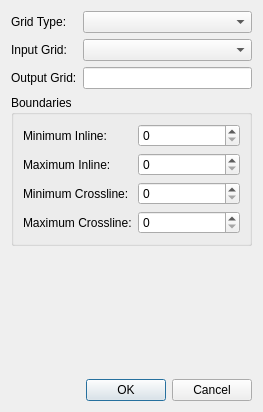
<?xml version="1.0" encoding="UTF-8"?>
<ui version="4.0">
 <class>CropGridDialog</class>
 <widget class="QDialog" name="CropGridDialog">
  <property name="geometry">
   <rect>
    <x>0</x>
    <y>0</y>
    <width>263</width>
    <height>412</height>
   </rect>
  </property>
  <property name="windowTitle">
   <string>Crop Grid</string>
  </property>
  <layout class="QVBoxLayout" name="verticalLayout">
   <item>
    <layout class="QGridLayout" name="gridLayout_2">
     <item row="0" column="0">
      <widget class="QLabel" name="label_9">
       <property name="text">
        <string>Grid Type:</string>
       </property>
      </widget>
     </item>
     <item row="0" column="1">
      <widget class="QComboBox" name="cbGridType"/>
     </item>
     <item row="1" column="0">
      <widget class="QLabel" name="label_7">
       <property name="text">
        <string>Input Grid:</string>
       </property>
      </widget>
     </item>
     <item row="1" column="1">
      <widget class="QComboBox" name="cbInputGrid"/>
     </item>
     <item row="2" column="0">
      <widget class="QLabel" name="label_8">
       <property name="text">
        <string>Output Grid:</string>
       </property>
      </widget>
     </item>
     <item row="2" column="1">
      <widget class="QLineEdit" name="leOutputGrid"/>
     </item>
    </layout>
   </item>
   <item>
    <widget class="QGroupBox" name="groupBox">
     <property name="title">
      <string>Boundaries</string>
     </property>
     <layout class="QGridLayout" name="gridLayout">
      <item row="0" column="0">
       <widget class="QLabel" name="label">
        <property name="text">
         <string>Minimum Inline:</string>
        </property>
       </widget>
      </item>
      <item row="0" column="1">
       <widget class="QSpinBox" name="sbMinIline">
        <property name="maximum">
         <number>999999</number>
        </property>
       </widget>
      </item>
      <item row="1" column="0">
       <widget class="QLabel" name="label_2">
        <property name="text">
         <string>Maximum Inline:</string>
        </property>
       </widget>
      </item>
      <item row="1" column="1">
       <widget class="QSpinBox" name="sbMaxIline">
        <property name="maximum">
         <number>999999</number>
        </property>
       </widget>
      </item>
      <item row="2" column="0">
       <widget class="QLabel" name="label_3">
        <property name="text">
         <string>Minimum Crossline:</string>
        </property>
       </widget>
      </item>
      <item row="2" column="1">
       <widget class="QSpinBox" name="sbMinXline">
        <property name="maximum">
         <number>999999</number>
        </property>
       </widget>
      </item>
      <item row="3" column="0">
       <widget class="QLabel" name="label_4">
        <property name="text">
         <string>Maximum Crossline:</string>
        </property>
       </widget>
      </item>
      <item row="3" column="1">
       <widget class="QSpinBox" name="sbMaxXline">
        <property name="maximum">
         <number>999999</number>
        </property>
       </widget>
      </item>
     </layout>
    </widget>
   </item>
   <item>
    <spacer name="verticalSpacer">
     <property name="orientation">
      <enum>Qt::Vertical</enum>
     </property>
     <property name="sizeHint" stdset="0">
      <size>
       <width>20</width>
       <height>68</height>
      </size>
     </property>
    </spacer>
   </item>
   <item>
    <widget class="QDialogButtonBox" name="buttonBox">
     <property name="orientation">
      <enum>Qt::Horizontal</enum>
     </property>
     <property name="standardButtons">
      <set>QDialogButtonBox::Cancel|QDialogButtonBox::Ok</set>
     </property>
    </widget>
   </item>
  </layout>
 </widget>
 <tabstops>
  <tabstop>cbGridType</tabstop>
  <tabstop>cbInputGrid</tabstop>
  <tabstop>leOutputGrid</tabstop>
  <tabstop>sbMinIline</tabstop>
  <tabstop>sbMaxIline</tabstop>
  <tabstop>sbMinXline</tabstop>
  <tabstop>sbMaxXline</tabstop>
 </tabstops>
 <resources/>
 <connections>
  <connection>
   <sender>buttonBox</sender>
   <signal>accepted()</signal>
   <receiver>CropGridDialog</receiver>
   <slot>accept()</slot>
   <hints>
    <hint type="sourcelabel">
     <x>248</x>
     <y>254</y>
    </hint>
    <hint type="destinationlabel">
     <x>157</x>
     <y>274</y>
    </hint>
   </hints>
  </connection>
  <connection>
   <sender>buttonBox</sender>
   <signal>rejected()</signal>
   <receiver>CropGridDialog</receiver>
   <slot>reject()</slot>
   <hints>
    <hint type="sourcelabel">
     <x>316</x>
     <y>260</y>
    </hint>
    <hint type="destinationlabel">
     <x>286</x>
     <y>274</y>
    </hint>
   </hints>
  </connection>
 </connections>
</ui>
